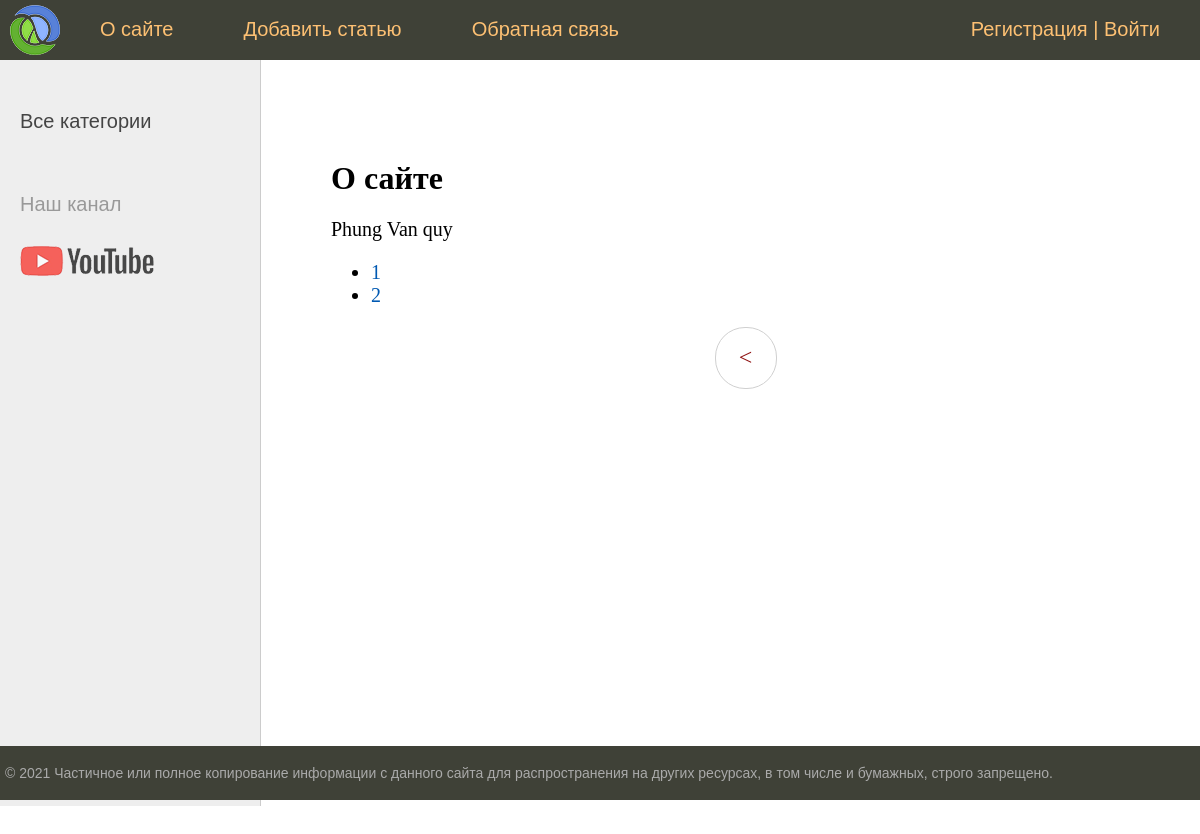
Before: /about/?page=2 with the older database file.
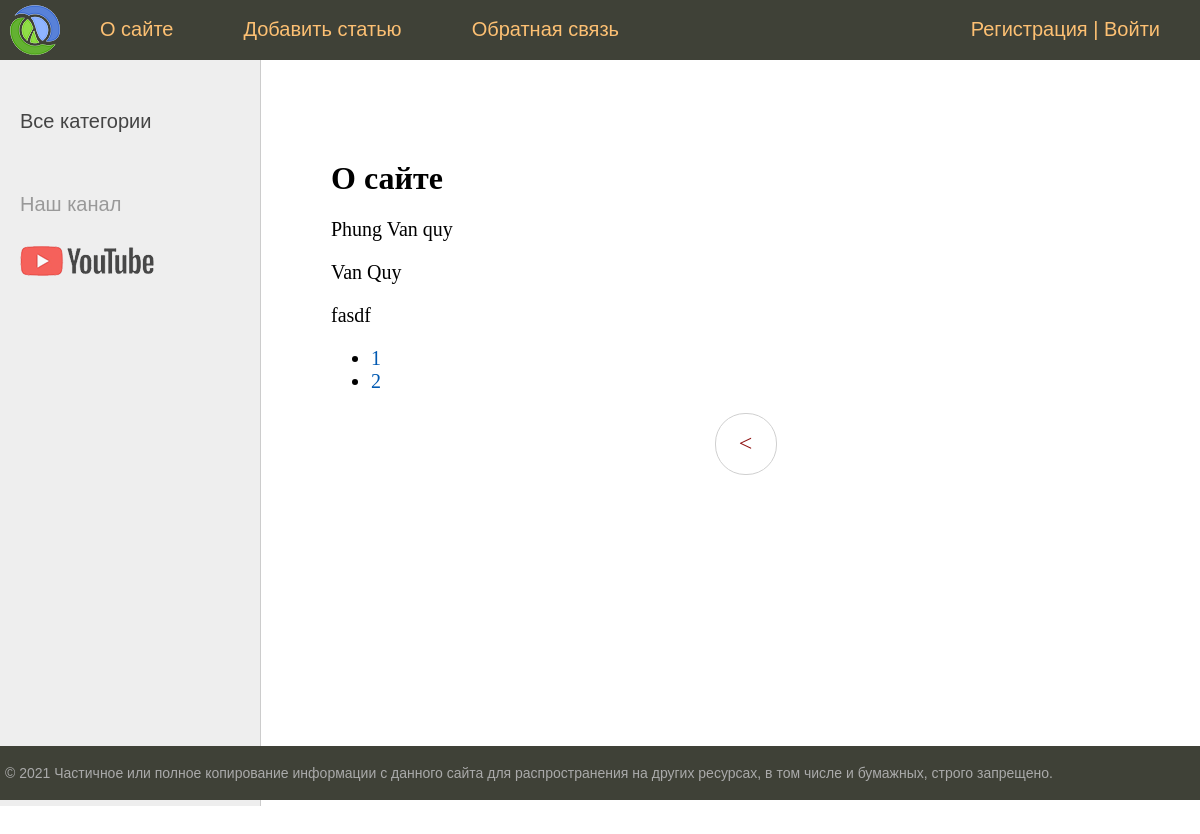
After: the same page with the newer database file.
### women/models.py (models this page shows, shortened)
class Women(models.Model):
    title = models.CharField(max_length=255, verbose_name="Заголовок")
    slug = models.SlugField(max_length=255, unique=True, db_index=True, verbose_name="URL")
    content = models.TextField(blank=True, verbose_name="Текст статьи")
    photo = models.ImageField(upload_to="photos/%Y/%m/%d/", verbose_name="Фото")
    time_create = models.DateTimeField(auto_now_add=True, verbose_name="Время создания")
    time_update = models.DateTimeField(auto_now=True, verbose_name="Время изменения")
    is_published = models.BooleanField(default=True, verbose_name="Публикация")
    cat = models.ForeignKey('Category', on_delete=models.PROTECT, verbose_name="Категории")
    def __str__(self):
        return self.title
    class Meta:
        verbose_name = 'Известные женщины'
        verbose_name_plural = 'Известные женщины'
        ordering = ['id']

### women/views.py (the view)
# urls.py: path('about/', about, name='about'),
def about(request):
    contact_list = Women.objects.all()
    paginator = Paginator(contact_list, 3)
    page_number = request.GET.get('page')
    page_obj = paginator.get_page(page_number)
    return render(request, 'women/about.html', {'page_obj':page_obj, 'menu': menu, 'title': 'О сайте'})

### women/templates/women/about.html
{% extends 'women/base.html' %}
{% block content %}
<h1>{{title}}</h1>
{% for contact in page_obj %}
<p>{{ contact }}</p>
{% endfor %}
<nav>
    <ul>
        {% for p in page_obj.paginator.page_range %}
        <li>
            <a href="?page={{ p }}">{{p}}</a>
        </li>
        {% endfor %}
    </ul>
</nav>
{% endblock %}

Changed rows visible on the page:
added Women: title "Van Quy"
added Women: title "fasdf"
